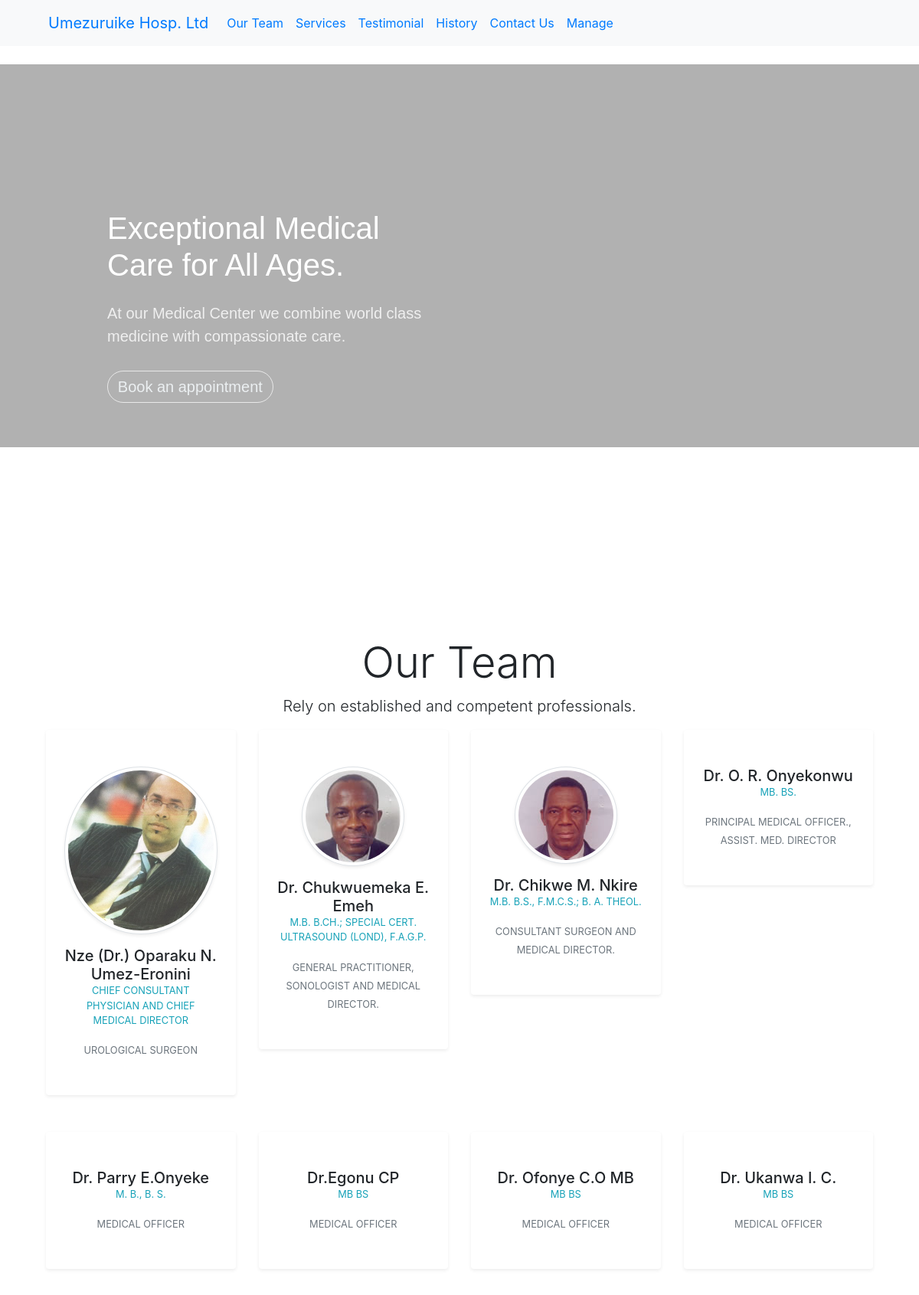
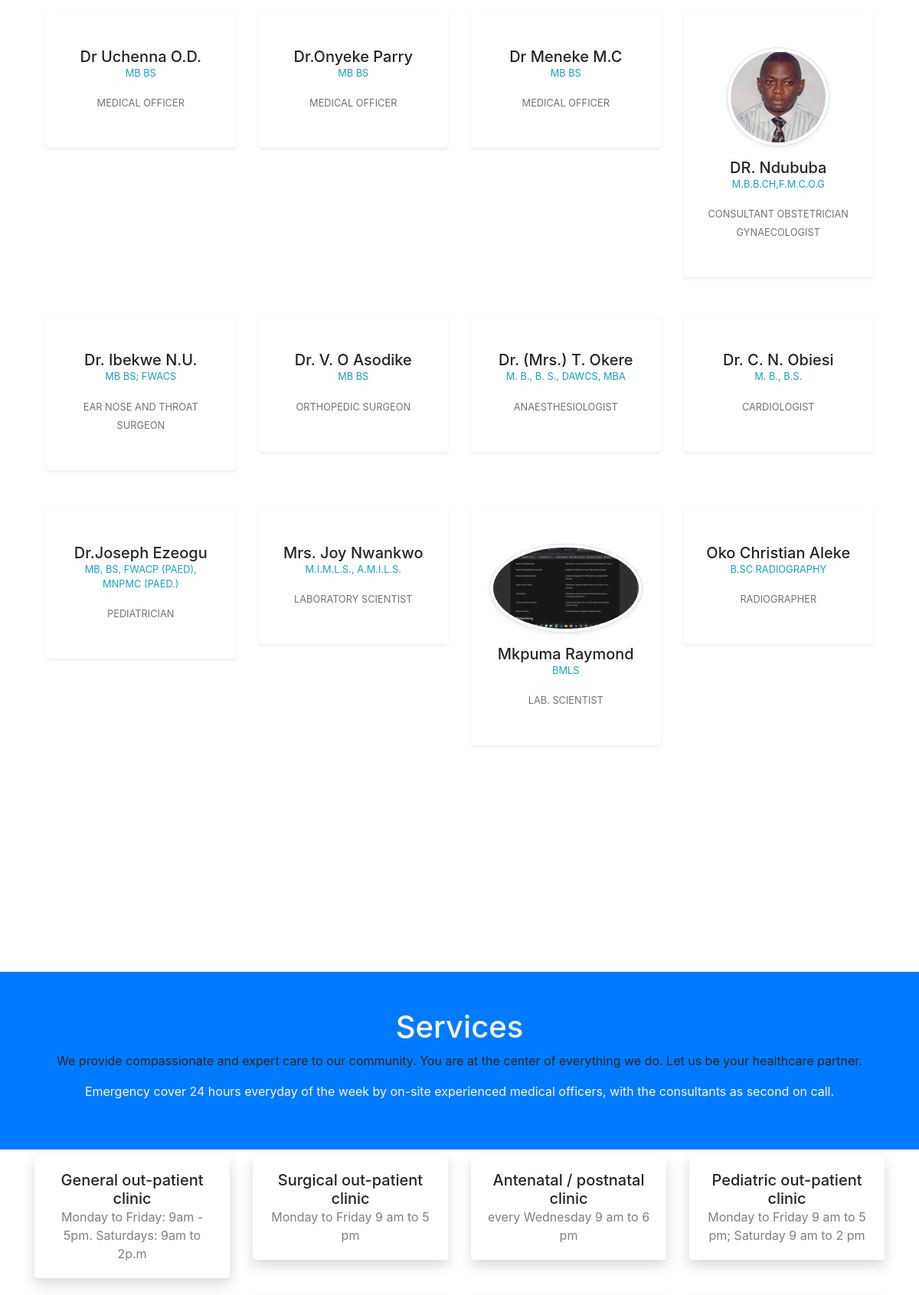
The page / (upper part) on the database its author committed (2 pictures, top to bottom).
### app/models.py (models this page shows, shortened)
class Personnel(models.Model):
    image = models.ImageField(null=True, blank=True)
    name = models.CharField(max_length=500)
    honor = models.CharField(max_length=300, blank=True, null=True)
    job_title = models.CharField(max_length=500)
    class Meta:
        verbose_name_plural = 'personnels'
    @property
    def personnelImage(self):
        try:
            url = self.image.url
        except:
            url = ''
        return url

class Services(models.Model):
    image = models.ImageField(null=True, blank=True)
    title = models.CharField(max_length=500)
    days_of_activities = models.CharField(max_length=500)
    @property
    def imagelink(self):
        try:
            url = self.image.url
        except:
            url = ''
        return url
    class Meta:
        verbose_name_plural = 'services'

### app/views.py (the view, shortened to what this page needs)
# urls.py: path('', Home.as_view() , name='home' ),
class Home(TemplateView):
    template_name = 'app/index.html'
    def get_context_data(self, *args, **kwargs):
        context =  super().get_context_data(*args,**kwargs)
        services = Services.objects.all()
        personnel = Personnel.objects.all()
        context.update({
            'services':services,
            'personnel': personnel
        })
        return context

### app/count.py (called while the page is built)
def get_notification(request):
    count = Appointments.objects.filter(accepted=False).count()
    data = {
        'count':count
    }
    return data

### app/templates/app/index.html (shortened to what this page needs)
{% extends 'app/base.html' %}
{% load static %}
{% block body %}
  <div class="header" style="background: rgb(177, 177, 177) url('../../../static/img/Health-sign.png') no-repeat fixed center">
    <div class="container hero">
        <div class="row">
            <div class="col-12 col-lg-6 col-xl-5 offset-xl-1">
                <h1>Exceptional Medical Care for All Ages.</h1>
                <p> At our Medical Center
                    we combine world class medicine
                    with compassionate care. </p>
                    <a href="{% url 'appointment' %}" class="btn btn-light btn-lg action-button" type="button">Book an appointment</a>
            </div>
        </div>
    </div>
  </div>
  <section class="container py-5"  style="margin-block:200px;" id="team">
      <div class="row text-center ">
          <div class="col-lg-8 mx-auto">
              <h1 class="display-4">Our Team</h1>
              <p class="lead">Rely on established and competent professionals.
              </p>
          </div>
      </div>
      <div class="container">
          <div class="row text-center">
              {% for data in personnel %}
              <div class="col-xl-3 col-sm-6 mb-5">
                  <div class="bg-white rounded shadow-sm py-5 px-4">
                    {% if data.image  %}
                    <img src="{{data.personnelImage}}" alt="" class=" mh-100img-fluid rounded-circle mb-3 img-thumbnail shadow-sm">
                    {% endif %}
                    <h5 class="mb-0">{{data.name}}</h5>
                    <p class="small text-uppercase text-info">{{data.honor}}</p>
                    <span class="small text-uppercase text-muted">{{data.job_title}}</span>
                  </div>
              </div>
              {%  endfor %}
          </div>
      </div>
  </section>
  <section id="services">
    <div class="bg-primary text-center py-5 mb-2">
        <div class="container">
          <h1 class="fw-light text-white">Services</h1>
          <p class="overview">We provide compassionate and expert care to our community. You are at the center of everything we do. Let us be your healthcare partner.</p>
          <p class="text-center text-light">
            Emergency cover 24 hours everyday of the week by on-site experienced medical officers, with the consultants as second on call.
          </p>
        </div>
      </div>
    <div class="container">
      <div class="row">
        {% for data in services %}
        <div class="col-xl-3 col-md-6 mb-4">
          <div class="card border-0 shadow">
            <div class="card-body text-center">
              <h5 class="card-title mb-0">{{data.title}}	</h5>
              <div class="card-text text-black-50"> {{data.days_of_activities}}</div>
            </div>
          </div>
        </div>
        {% endfor %}
      </div>
    </div>
  </section>
{% endblock %}

### static/css/styles.css (style rules this page uses)
.header { background: rgb(177, 177, 177) url("../img/header.png") no-repeat fixed center; height: 500px; min-height: 250px; font-family:'Source Sans Pro', sans-serif; }
@media (min-width:768px) { .header { padding-bottom:120px; } }
.header .action-button, .header .action-button:not(.disabled):active { border:1px solid rgba(255,255,255,0.7); border-radius:40px; color:#ebeff1; box-shadow:none; text-shadow:none; padding:.3rem .8rem; background:transparent; transition:background-color 0.25s; outline:none; }
.header .hero { margin-top:20px; text-align:center; }
@media (min-width:768px) { .header .hero { margin-top:60px; text-align:left; } }
.header .hero h1 { color:#fff; font-size:40px; margin-top:0; margin-bottom:15px; font-weight:300; line-height:1.4; }
@media (min-width:992px) { .header .hero h1 { margin-top:190px; margin-bottom:24px; line-height:1.2; } }
.header .hero p { color:rgba(255,255,255,0.8); font-size:20px; margin-bottom:30px; font-weight:300; }

### rows shown on the page
Personnel: personnelImage (picture), name "Nze (Dr.) Oparaku N. Umez-Eronini", honor "CHIEF CONSULTANT PHYSICIAN AND CHIEF MEDICAL DIRECTOR", job_title "UROLOGICAL SURGEON"
Personnel: personnelImage (picture), name "Dr. Chukwuemeka E. Emeh", honor "M.B. B.CH.; SPECIAL CERT. ULTRASOUND (LOND), F.A.G.P.", job_title "GENERAL PRACTITIONER, SONOLOGIST AND MEDICAL DIRECTOR."
Personnel: personnelImage (picture), name "Dr. Chikwe M. Nkire", honor "M.B. B.S., F.M.C.S.; B. A. THEOL.", job_title "CONSULTANT SURGEON AND MEDICAL DIRECTOR."
Personnel: name "Dr. O. R. Onyekonwu", honor "MB. BS.", job_title "PRINCIPAL MEDICAL OFFICER., ASSIST. MED. DIRECTOR"
Personnel: name "Dr. Parry E.Onyeke", honor "M. B., B. S.", job_title "MEDICAL OFFICER"
Personnel: name "Dr.Egonu CP", honor "MB BS", job_title "MEDICAL OFFICER"
Personnel: name "Dr. Ofonye C.O MB", honor "MB BS", job_title "MEDICAL OFFICER"
Personnel: name "Dr. Ukanwa I. C.", honor "MB BS", job_title "MEDICAL OFFICER"
Personnel: name "Dr Uchenna O.D.", honor "MB BS", job_title "MEDICAL OFFICER"
Personnel: name "Dr.Onyeke Parry", honor "MB BS", job_title "MEDICAL OFFICER"
Personnel: name "Dr Meneke M.C", honor "MB BS", job_title "MEDICAL OFFICER"
Personnel: personnelImage (picture), name "DR. Ndububa", honor "M.B.B.CH,F.M.C.O.G", job_title "CONSULTANT OBSTETRICIAN GYNAECOLOGIST"
Personnel: name "Dr. Ibekwe N.U.", honor "MB BS; FWACS", job_title "EAR NOSE AND THROAT SURGEON"
Personnel: name "Dr. V. O Asodike", honor "MB BS", job_title "ORTHOPEDIC SURGEON"
Personnel: name "Dr. (Mrs.) T. Okere", honor "M. B., B. S., DAWCS, MBA", job_title "ANAESTHESIOLOGIST"
Personnel: name "Dr. C. N. Obiesi", honor "M. B., B.S.", job_title "CARDIOLOGIST"
Personnel: name "Dr.Joseph Ezeogu", honor "MB, BS, FWACP (PAED), MNPMC (PAED.)", job_title "PEDIATRICIAN"
Personnel: name "Mrs. Joy Nwankwo", honor "M.I.M.L.S., A.M.I.L.S.", job_title "LABORATORY SCIENTIST"
Personnel: personnelImage (picture), name "Mkpuma Raymond", honor "BMLS", job_title "LAB. SCIENTIST"
Personnel: name "Oko Christian Aleke", honor "B.SC RADIOGRAPHY", job_title "RADIOGRAPHER"
Services: title "General out-patient clinic", days_of_activities "Monday to Friday: 9am - 5pm. Saturdays: 9am to 2p.m"
Services: title "Surgical out-patient clinic", days_of_activities "Monday to Friday 9 am to 5 pm"
Services: title "Antenatal / postnatal clinic", days_of_activities "every Wednesday 9 am to 6 pm"
Services: title "Pediatric out-patient clinic", days_of_activities "Monday to Friday 9 am to 5 pm; Saturday 9 am to 2 pm"
